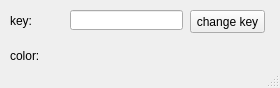
<?xml version="1.0" encoding="UTF-8"?>
<ui version="4.0">
 <class>MainWindow</class>
 <widget class="QMainWindow" name="MainWindow">
  <property name="enabled">
   <bool>true</bool>
  </property>
  <property name="geometry">
   <rect>
    <x>0</x>
    <y>0</y>
    <width>280</width>
    <height>88</height>
   </rect>
  </property>
  <property name="windowTitle">
   <string>MainWindow</string>
  </property>
  <widget class="QWidget" name="centralwidget">
   <widget class="QLabel" name="label">
    <property name="geometry">
     <rect>
      <x>10</x>
      <y>10</y>
      <width>51</width>
      <height>21</height>
     </rect>
    </property>
    <property name="text">
     <string>key:</string>
    </property>
   </widget>
   <widget class="QLabel" name="color">
    <property name="geometry">
     <rect>
      <x>80</x>
      <y>40</y>
      <width>71</width>
      <height>31</height>
     </rect>
    </property>
    <property name="text">
     <string/>
    </property>
   </widget>
   <widget class="QLabel" name="label_2">
    <property name="geometry">
     <rect>
      <x>10</x>
      <y>46</y>
      <width>51</width>
      <height>20</height>
     </rect>
    </property>
    <property name="text">
     <string>color:</string>
    </property>
   </widget>
   <widget class="QLineEdit" name="keys">
    <property name="geometry">
     <rect>
      <x>70</x>
      <y>10</y>
      <width>113</width>
      <height>20</height>
     </rect>
    </property>
   </widget>
   <widget class="QPushButton" name="change">
    <property name="geometry">
     <rect>
      <x>190</x>
      <y>10</y>
      <width>75</width>
      <height>23</height>
     </rect>
    </property>
    <property name="text">
     <string>change key</string>
    </property>
   </widget>
  </widget>
  <widget class="QStatusBar" name="statusbar"/>
 </widget>
 <resources/>
 <connections/>
</ui>
